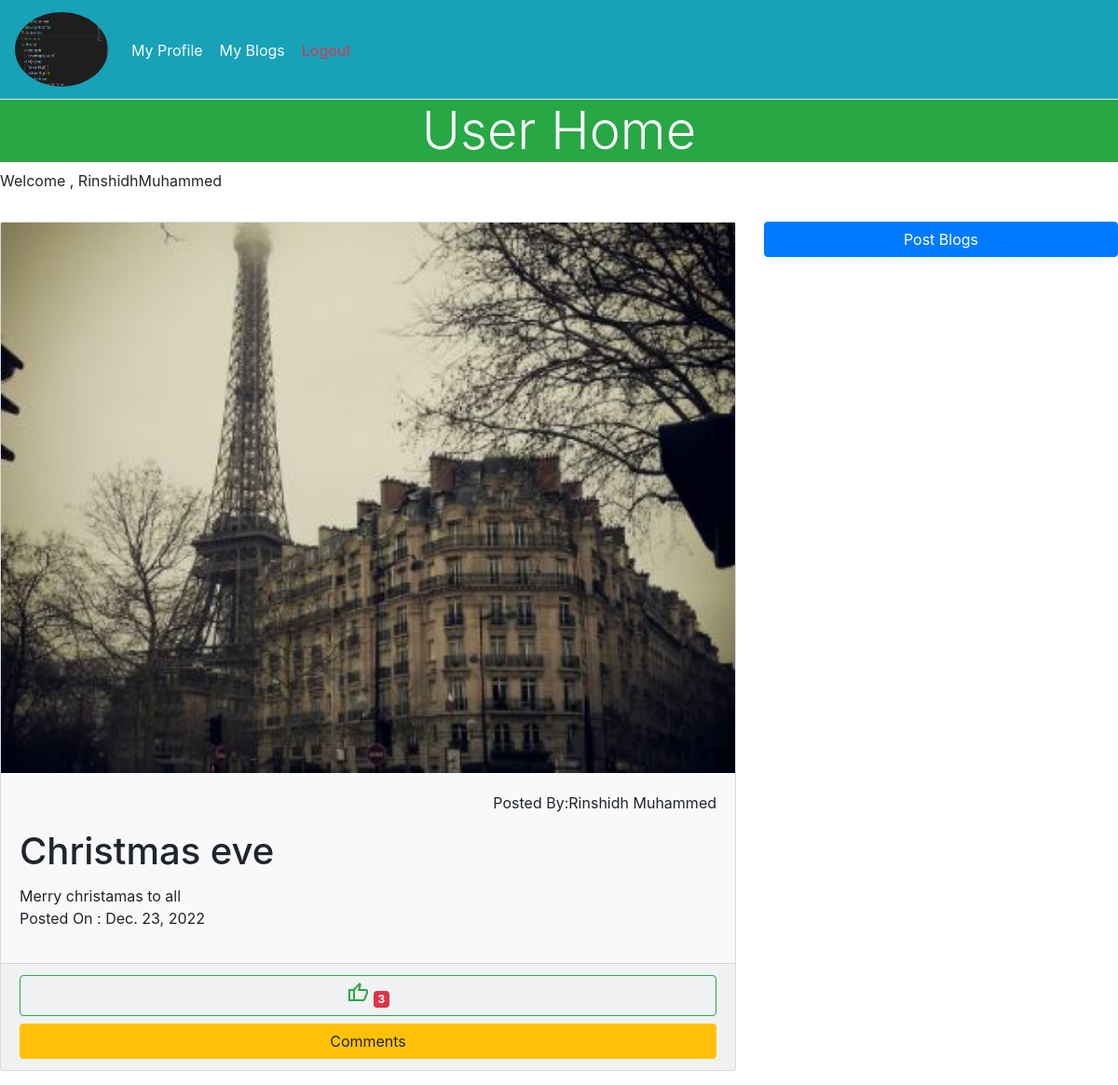
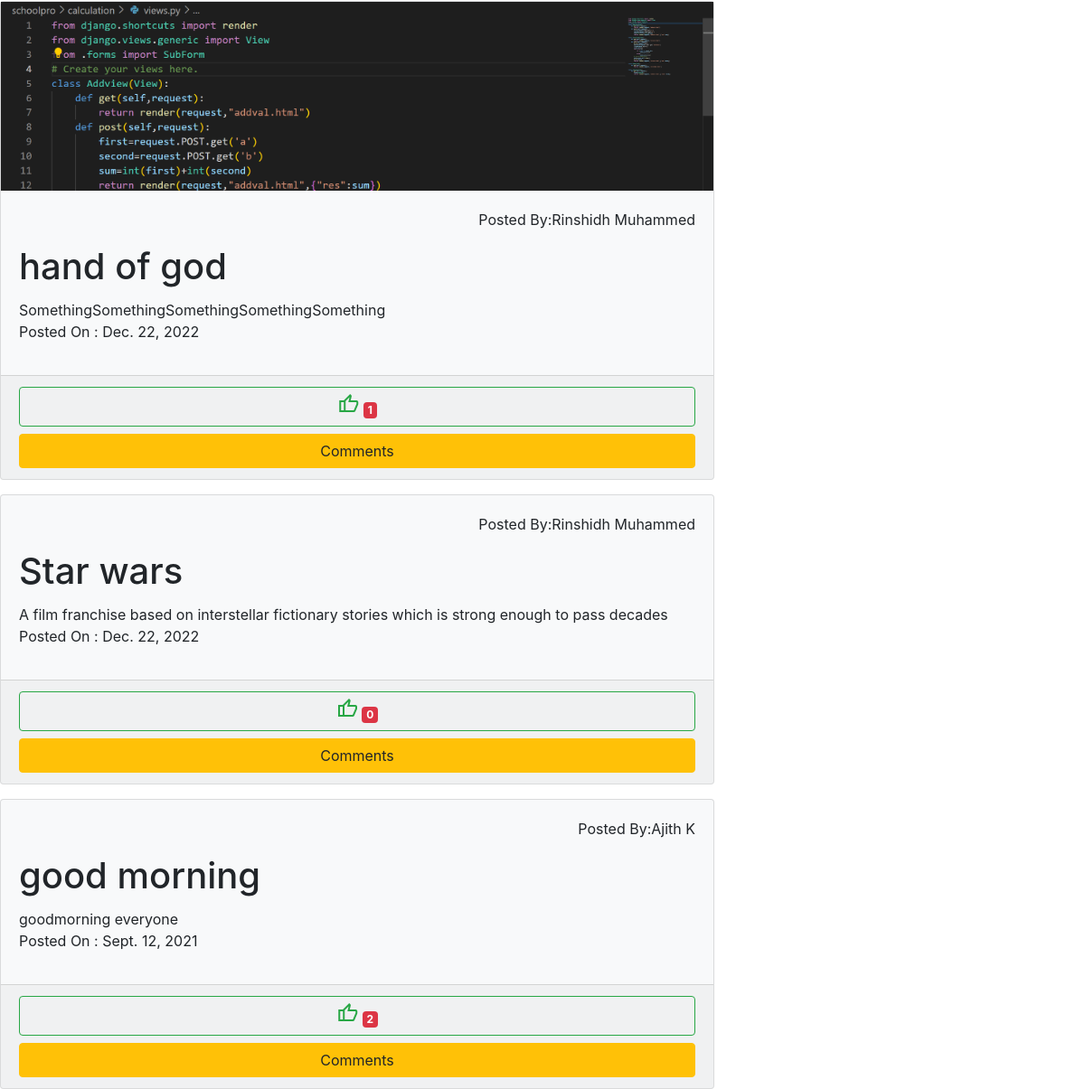
Screenshot of /user/uhome/ (signed in) with the database file from the repository (2 pictures, top to bottom).
### account/models.py (models this page shows)
class UserProfile(models.Model):
    popic=models.ImageField(upload_to='profile_pictures',null=True)
    options=(
        ('male','male'),
        ('female','female'),
        ('others','others')
    )
    gender=models.CharField(max_length=12,choices=options,default='male')
    phone=models.IntegerField()
    user=models.OneToOneField(User,on_delete=models.CASCADE,related_name='users')

### userapp/models.py (models this page shows)
class BlogModel(models.Model):
    title=models.CharField(max_length=100)
    content=models.TextField()
    image=models.ImageField(upload_to='blog_images',null=True,blank=True)
    date=models.DateField(null=True,auto_now_add=True)
    author=models.ForeignKey(User,on_delete=models.CASCADE,related_name='author')
    liked_by=models.ManyToManyField(User)
    @property
    def liked_count(self):
        liked_cnt=self.liked_by.all().count()
        return liked_cnt

### userapp/views.py (the view, shortened to what this page needs)
# urls.py: path('uhome/',UserHome.as_view(),name='uhome'),
@method_decorator(signin_required,name='dispatch')
class UserHome(CreateView):
    template_name="userhome.html"
    form_class=BlogForm
    model=BlogModel
    success_url=reverse_lazy('uhome')
    def get_context_data(self, **kwargs):
        context=super().get_context_data(**kwargs)
        blog=self.model.objects.all().order_by('-date')
        context['blog']=blog
        cmnt=CommentForm()
        context['comment']=cmnt
        context['cmnts']=Comments.objects.all()
        return context

### userapp/views.py (called while the page is built)
def signin_required(fn):
    def wrapper(request,*args,**kwargs):
        if request.user.is_authenticated:
            return fn(request,*args,**kwargs)
        else:
            return redirect('log')
    return wrapper

### userapp/templates/userhome.html (shortened to what this page needs)
<!doctype html>
<html lang="en">
<head>
  <link rel="stylesheet" href="https://stackpath.bootstrapcdn.com/bootstrap/4.3.1/css/bootstrap.min.css"
>
</head>
<body>
  <nav class="navbar navbar-expand-sm bg-info nav-tabs">
    <a class="navbar-brand" href="{%url 'uhome'%}">
      <img src="{{request.user.users.popic.url}}" style="width: 100px;height: 80px;" class="rounded-circle" alt="">
    </a>
    <ul class="navbar-nav">
      <li class="nav-item"><a href="{% url 'prof' %}" class="nav-link text-light">My Profile</a></li>
      <li class="nav-item"><a href="{%url 'blog'%}" class="nav-link text-light">My Blogs</a></li>
      <li class="nav-item"><a href="{% url 'logout' %}" class="nav-link text-danger">Logout</a></li>
    </ul>
  </nav>
  {%block user%}
  <h1 class="bg-success text-light display-4 text-center">User Home</h1>
  <p>Welcome , {{request.user.first_name}}{{request.user.last_name}}</p>
  <div class="row">
    <div class="col-8">
      {%for i in blog%}
      <div class="card mt-3 bg-light">
        {% if i.image %}
        <img src="{{i.image.url}}" alt="blog-image">
        {%endif%}
        <div class="card-body">
          <p class="text-right">Posted By:{{i.author.first_name}} {{i.author.last_name}}</p>
          <h1 class="card-title">{{i.title}}</h1>
          <div class="card-content">
            {{i.content}}
          </div>
          <p>Posted On : {{i.date}}</p>
        </div>
        <div class="card-footer">
          <a href="{%url 'add-like' i.id%}" class="btn btn-outline-success btn-block"><span class="material-symbols-outlined">
            </span>
            <span class="badge badge-danger">{{i.liked_count}}</span>
          </a>
          <button data-toggle="collapse" class="btn btn-warning btn-block" data-target="#demo{{i.id}}">Comments</button>
        </div>
      </div>
      {%endfor%}
    </div>
    <div class="col-4">
      <button data-toggle="collapse" class="btn btn-primary btn-block mt-3" data-target="#demo">Post Blogs</button>
    </div>
  </div>
  {%endblock user%}
</body>
</html>

### rows the page displays
BlogModel: image (picture), author.first_name "Rinshidh", author.last_name "Muhammed", title "Christmas eve", content "Merry christamas to all", date "Dec. 23, 2022", liked_count "3"
BlogModel: image (picture), author.first_name "Rinshidh", author.last_name "Muhammed", title "hand of god", content "SomethingSomethingSomethingSomethingSomething", date "Dec. 22, 2022", liked_count "1"
BlogModel: author.first_name "Rinshidh", author.last_name "Muhammed", title "Star wars", content "A film franchise based on interstellar fictionary stories which is strong enough to pass decades", date "Dec. 22, 2022", liked_count "0"
BlogModel: author.first_name "Ajith", author.last_name "K", title "good morning", content "goodmorning everyone", date "Sept. 12, 2021", liked_count "2"

### other values shown
{{ request.user.first_name }} "Rinshidh"
{{ request.user.last_name }} "Muhammed"
